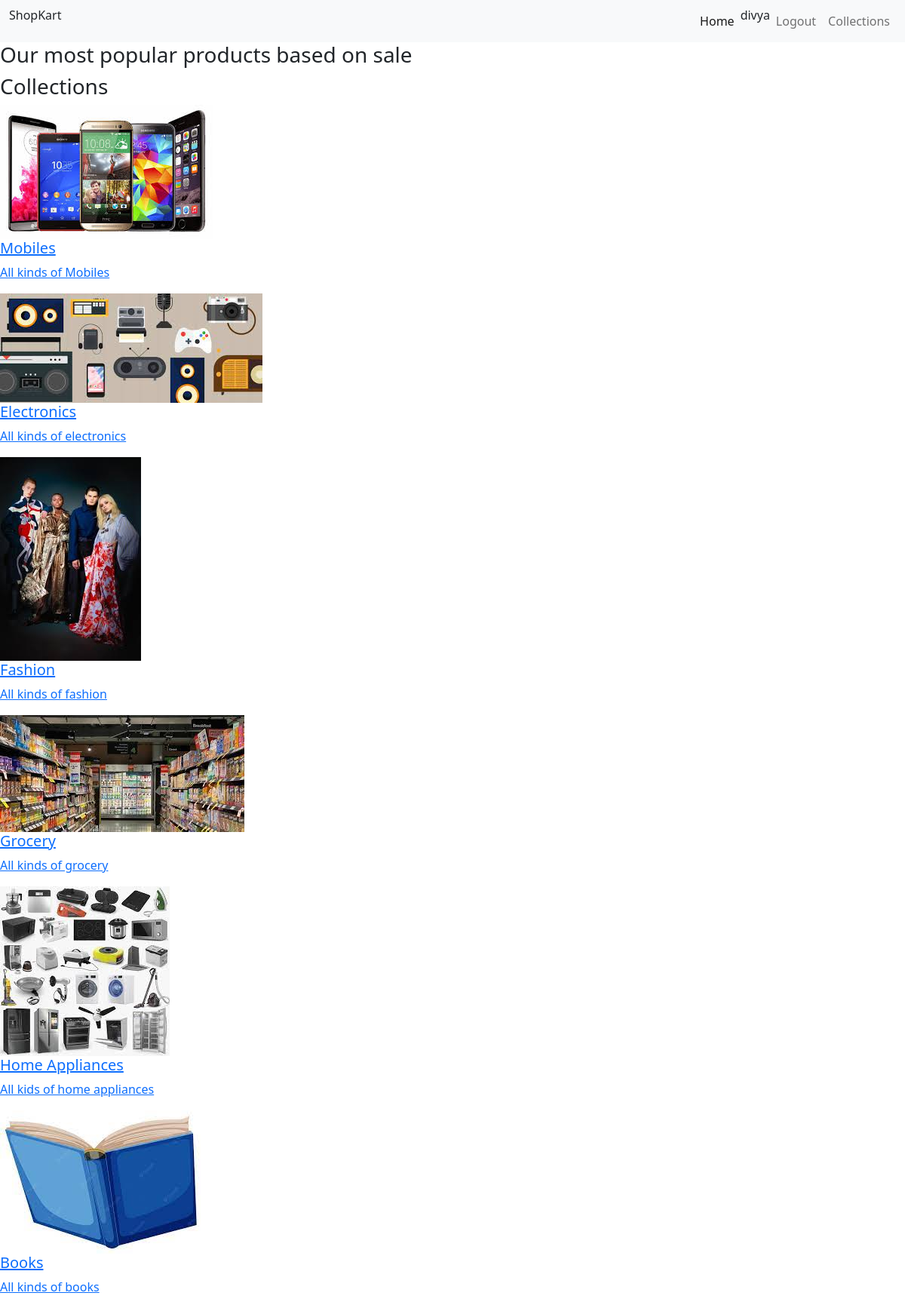
/collections (signed in), run on the app's committed database.
### shopApp/models.py (models this page shows, shortened)
class Category(models.Model):
    name = models.CharField(max_length=150,null=False,blank=False)
    image = models.ImageField(upload_to=getFileName,null=True,blank=True)
    description = models.TextField(max_length=500,null=False,blank=False)
    status = models.BooleanField(default=False,help_text="0-show,1-Hidden")
    created_at = models.DateTimeField(auto_now_add=True)

### shopApp/views.py (the view)
# urls.py: path('collections',views.collections, name='collections'),
def collections(request):
    category = Category.objects.filter(status=0) # status in catagory admin
    return render(request,'shopApp/collections.html',{"category" : category})

### shopApp/templates/shopApp/collections.html
{% extends 'shopApp/layouts/main.html' %}
{% block content %}
<h3>Our most popular products based on sale</h3>
    <h3>Collections</h3>
    {% for item in category %}
            <a href="{% url 'collections' item.name%}">
                <img src="{{item.image.url}}" alt="Categories">
                <h5>{{item.name}}</h5>
                <p>{{item.description}}</p>
            </a>
    {% endfor %}
{% endblock content %}

### shopApp/templates/shopApp/inc/navbar.html (shortened to what this page needs)
<nav class="navbar navbar-expand-lg navbar-light bg-light">
    <div class="container-fluid">
      <p>ShopKart</p>
      <div class="collapse navbar-collapse" id="navbarNavAltMarkup">
        <div class="navbar-nav ms-auto">
          <a class="nav-link active" aria-current="page" href="{% url 'home' %}">Home</a>
            {% if request.user.is_authenticated %}
              <a>{{request.user}}</a>
              <a class="nav-link" href="{% url 'logout' %}">Logout</a>
            {% else %}
              <a class="nav-link" href="{% url 'login' %}">Login</a>
              <a class="nav-link" href="{% url 'register' %}">Register</a>
            {% endif %}
              <a class="nav-link" href="{% url 'collections' %}">Collections</a>
        </div>
      </div>
    </div>
  </nav>

### data on the page
Category: image (picture), name "Mobiles", description "All kinds of Mobiles"
Category: image (picture), name "Electronics", description "All kinds of electronics"
Category: image (picture), name "Fashion", description "All kinds of fashion"
Category: image (picture), name "Grocery", description "All kinds of grocery"
Category: image (picture), name "Home Appliances", description "All kids of home appliances"
Category: image (picture), name "Books", description "All kinds of books"

### other printed values
{{ request.user }} "divya"
